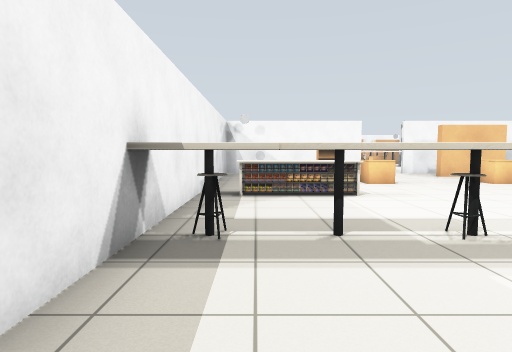
view 1 (above)

20 first-person views from a walk through a world built for the Gazebo simulator. The camera is 1 m above the floor, tilts 4° down and sees 75° across. The floor is counted in squares, 1 m on a side. Each view is taken from the middle of a square. On the plan, view 1 faces up. The plan holds only what a view shows up to about 13 squares ahead; the rest is blank. The place goes on beyond the plan. Simple shapes stand in for some stock models.

view 2
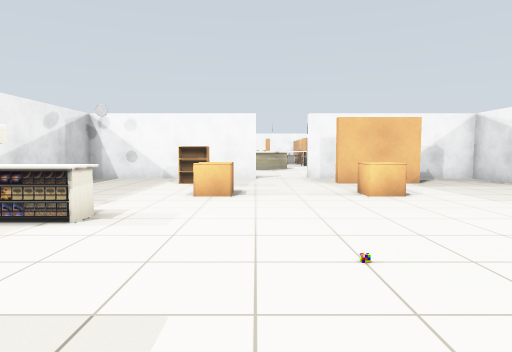

view 3
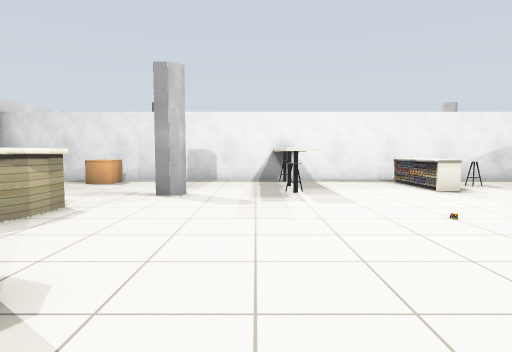

view 4
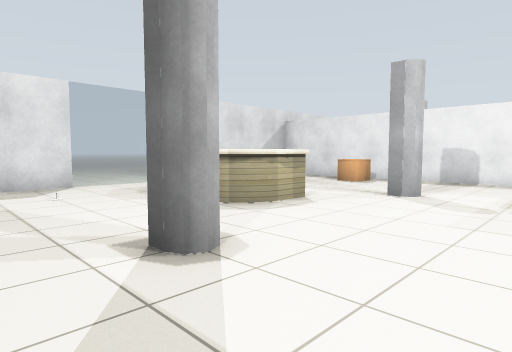

view 5
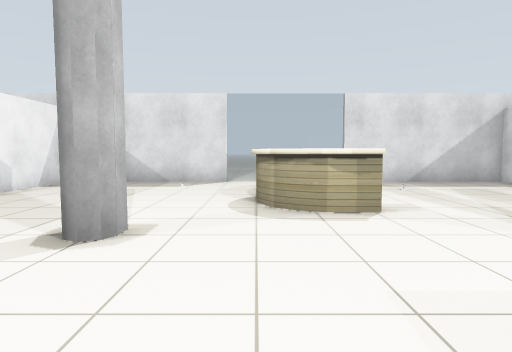

view 6
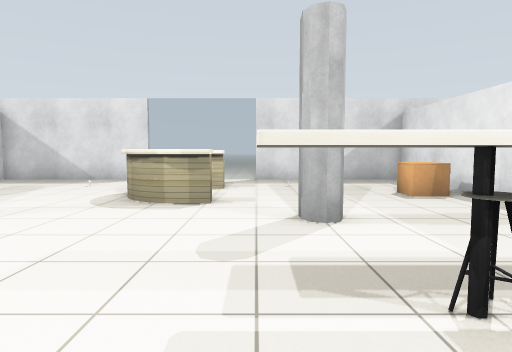

view 7
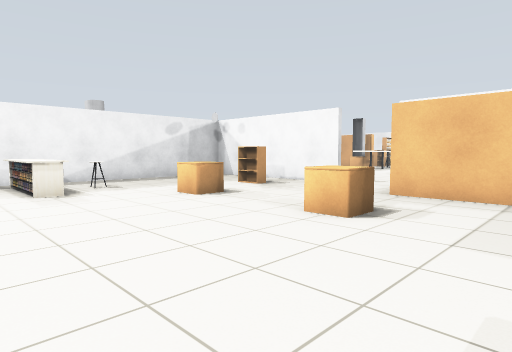

view 8
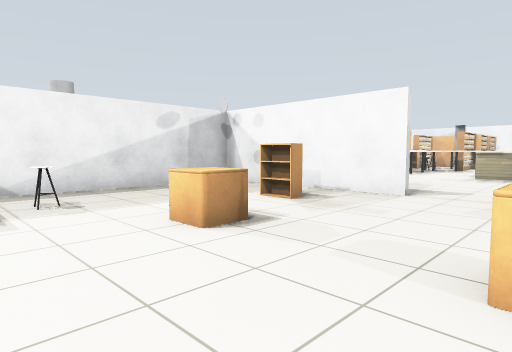

view 9
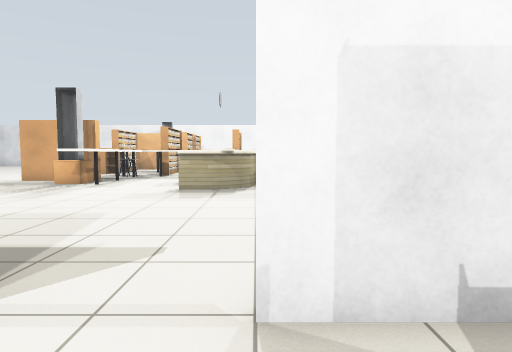

view 10
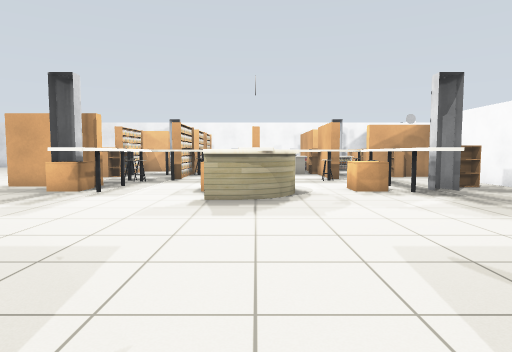

view 11
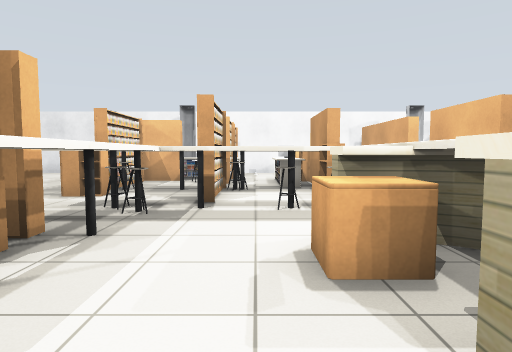

view 12
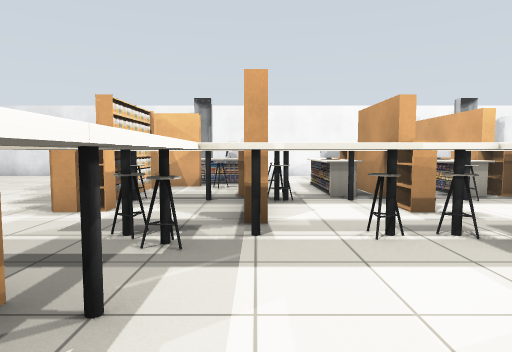

view 13
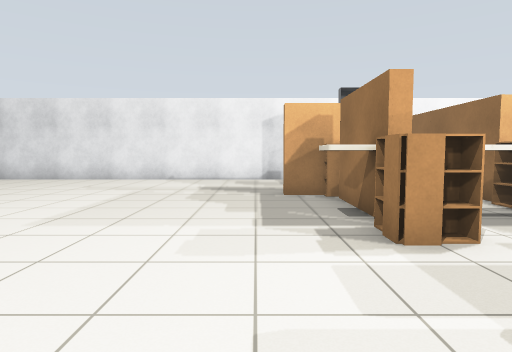

view 14
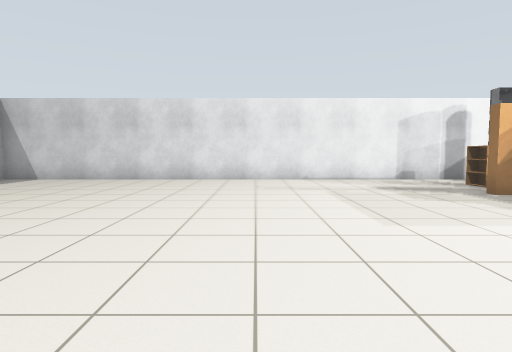

view 15
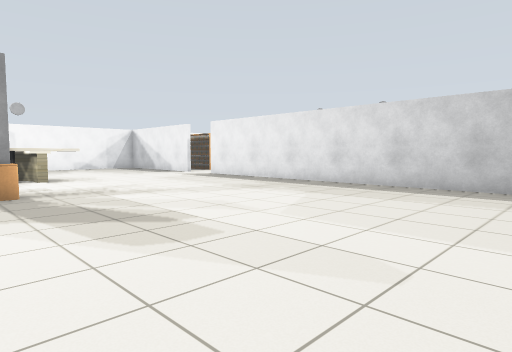

view 16
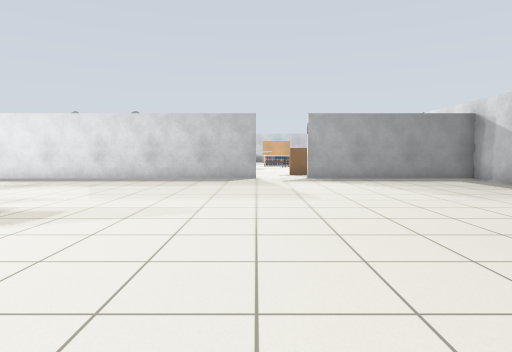

view 17
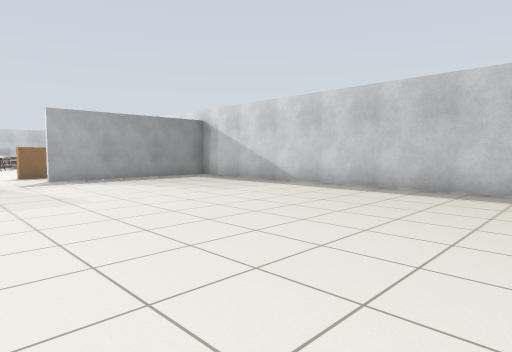

view 18
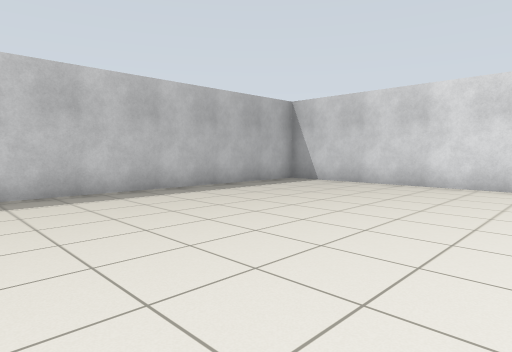

view 19
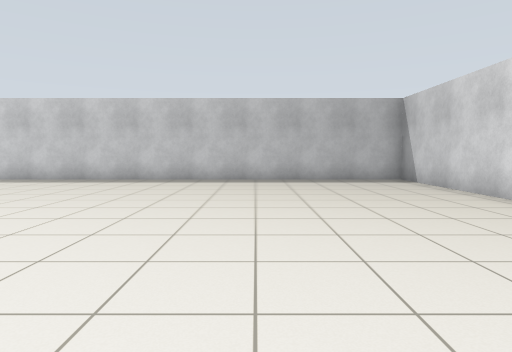

view 20
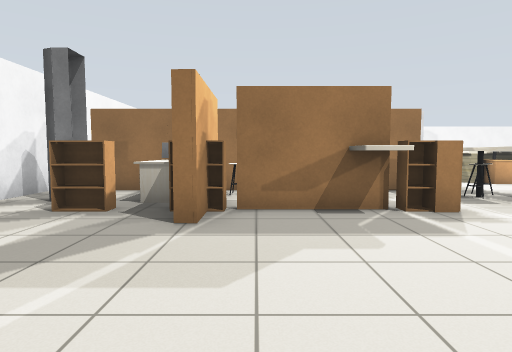

### Floor plan
Points are (right, up) in squares from view 1. A wall is a line through its corners. A room is listed if a view was taken in it or the views show most of it. See-through windows are left out.
Room 1 (views 1, 2, 3, 4, 5, 6, 7, 8, 9, 10)
walls: (7.9, -6.4) (11.5, -6.4); (5.1, 15.9) (-1.4, 15.9) (-1.4, -6.4) (4, -6.4); (8.6, 15.9) (7, 15.9)
ways out: opening at (5.5, 16) to room 2
objects: desk (-2, 4) to (4, 4); bookshelf (0, -2); desk (0, 8) to (2, 8); chair (1, 10); other object (3, -4); pillar (3, 1); bookshelf (3, 14); bookshelf (4, 11); desk (5, -3); desk (5, -2) to (7, -1); other object (6, 6); bookshelf (8, 11); bookshelf (8, 14) to (10, 14); other object (9, -4); pillar (9, 1)
Room 2 (views 11, 12, 13, 14, 15, 16, 17, 18, 19, 20)
walls: (-8, 16.1) (2, 16.1); (2.8, 38.4) (-16.4, 38.4) (-16.4, 19.9); (5.1, 38.4) (4.6, 38.4); (-16.4, 18.1) (-16.4, 16.1) (-10, 16.1)
ways out: opening at (5.5, 16) to room 1; opening at (-9.5, 16)
objects: bookshelf (-1, 26) to (1, 26); desk (-1, 31); bookshelf (-1, 34); desk (0, 28) to (1, 28); bookshelf (0, 30); bookshelf (0, 31) to (0, 33); bookshelf (0, 34); bookshelf (0, 36); pillar (1, 24); bookshelf (1, 25); desk (1, 31) to (2, 31); bookshelf (1, 34); desk (1, 35); pillar (1, 37); desk (2, 23) to (2, 28); other object (2, 33) to (2, 34); other object (2, 35); desk (3, 28) to (5, 28); bookshelf (3, 29) to (3, 31); bookshelf (3, 32); other object (3, 33); bookshelf (3, 34); desk (3, 35); bookshelf (3, 36) to (3, 37); desk (4, 31); desk (5, 23); bookshelf (5, 25); desk (5, 26); desk (5, 32); other object (5, 33); desk (5, 34); desk (6, 23) to (6, 27); bookshelf (6, 30); bookshelf (6, 31) to (6, 32); bookshelf (6, 34); desk (7, 24) to (7, 25); desk (7, 28) to (10, 28); desk (7, 31) to (8, 31); desk (8, 32); other object (8, 33); desk (8, 34); bookshelf (9, 25); bookshelf (9, 29) to (9, 31); bookshelf (9, 32); bookshelf (9, 33) to (9, 35); bookshelf (9, 36) to (9, 37); desk (10, 23) to (10, 27); desk (10, 31) to (11, 31); pillar (11, 25)

Positions as (right, up) in squares from view 1, and headings:
1: (0, 0), facing up
2: (5, 3), facing up
3: (11, 3), facing left
4: (11, 4), facing down-left
5: (7, 5), facing down
6: (4, 6), facing down
7: (11, 6), facing up-left
8: (8, 8), facing up-left
9: (7, 14), facing up
10: (6, 16), facing up
11: (4, 22), facing up
12: (3, 24), facing up
13: (-2, 26), facing up
14: (-7, 26), facing up
15: (-8, 26), facing down-right
16: (-8, 29), facing down
17: (-7, 29), facing down-left
18: (-8, 28), facing up-left
19: (-4, 33), facing left
20: (-6, 33), facing right
